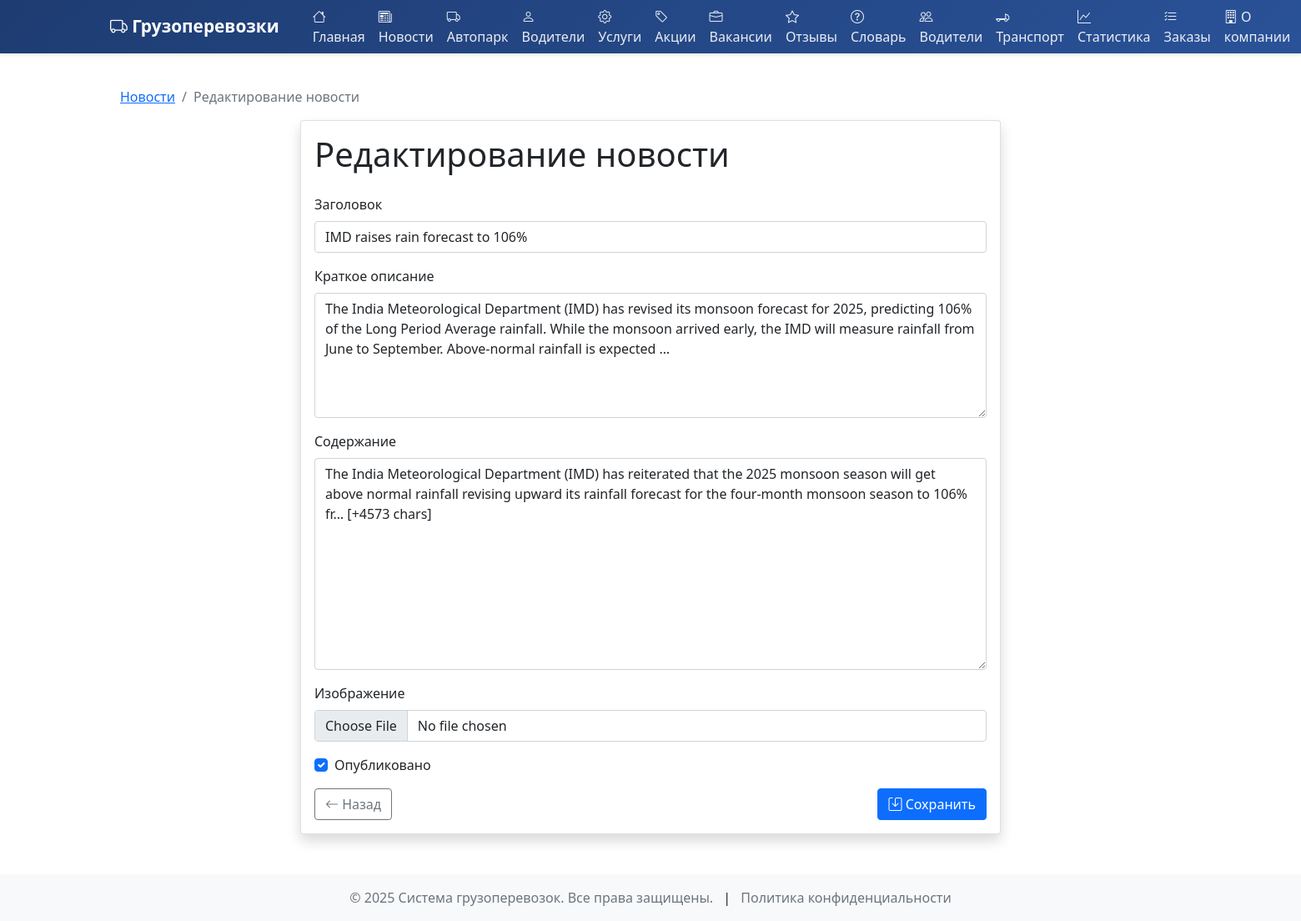
Page /news/10/update/ (signed in) on the committed database.
### core/models.py (models this page shows, shortened)
class News(models.Model):
    title = models.CharField('Заголовок', max_length=200)
    description = models.TextField('Краткое описание', default='')
    content = models.TextField('Содержание', default='')
    image = models.ImageField('Изображение', upload_to='news/', blank=True, null=True)
    created_at = models.DateTimeField('Создано', auto_now_add=True)
    is_published = models.BooleanField('Опубликовано', default=True)
    class Meta:
        verbose_name = 'Новость'
        verbose_name_plural = 'Новости'
        ordering = ['-created_at']

### core/views.py (the view, shortened to what this page needs)
# urls.py: path('news/<int:pk>/update/', views.NewsUpdateView.as_view(), name='news-update'),
class NewsUpdateView(LoginRequiredMixin, UserPassesTestMixin, UpdateView):
    model = News
    form_class = NewsForm
    template_name = 'core/news_form.html'
    success_url = reverse_lazy('news-list')
    def test_func(self):
        return self.request.user.is_superuser

### core/forms.py
class NewsForm(forms.ModelForm):
    class Meta:
        model = News
        fields = ['title', 'description', 'content', 'image', 'is_published']
        widgets = {
            'title': forms.TextInput(attrs={'class': 'form-control'}),
            'description': forms.Textarea(attrs={'class': 'form-control', 'rows': 3}),
            'content': forms.Textarea(attrs={'class': 'form-control', 'rows': 10}),
            'image': forms.FileInput(attrs={'class': 'form-control'}),
            'is_published': forms.CheckboxInput(attrs={'class': 'form-check-input'}),
        }

### core/templates/core/news_form.html (shortened to what this page needs)
{% extends 'core/base.html' %}
{% block content %}
<div class="container mt-4">
    <nav aria-label="breadcrumb">
        <ol class="breadcrumb">
            <li class="breadcrumb-item"><a href="{% url 'news-list' %}">Новости</a></li>
            <li class="breadcrumb-item active" aria-current="page">
                {% if form.instance.pk %}
                Редактирование новости
                {% else %}
                Создание новости
                {% endif %}
            </li>
        </ol>
    </nav>
    <div class="row justify-content-center">
        <div class="col-md-8">
            <div class="card shadow">
                <div class="card-body">
                    <h1 class="card-title mb-4">
                        {% if form.instance.pk %}
                        Редактирование новости
                        {% else %}
                        Создание новости
                        {% endif %}
                    </h1>
                    <form method="post" enctype="multipart/form-data" class="news-form">
                        <div class="mb-3">
                            <label for="{{ form.title.id_for_label }}" class="form-label">{{ form.title.label }}</label>
                            {{ form.title }}
                        </div>
                        <div class="mb-3">
                            <label for="{{ form.description.id_for_label }}" class="form-label">{{ form.description.label }}</label>
                            {{ form.description }}
                        </div>
                        <div class="mb-3">
                            <label for="{{ form.content.id_for_label }}" class="form-label">{{ form.content.label }}</label>
                            {{ form.content }}
                        </div>
                        <div class="mb-3">
                            <label for="{{ form.image.id_for_label }}" class="form-label">{{ form.image.label }}</label>
                            {{ form.image }}
                        </div>
                        <div class="mb-3">
                            <div class="form-check">
                                {{ form.is_published }}
                                <label class="form-check-label" for="{{ form.is_published.id_for_label }}">
                                    {{ form.is_published.label }}
                                </label>
                            </div>
                        </div>
                        <div class="d-flex justify-content-between">
                            <a href="{% url 'news-list' %}" class="btn btn-outline-secondary">
                                <i class="bi bi-arrow-left"></i> Назад
                            </a>
                            <button type="submit" class="btn btn-primary">
                                <i class="bi bi-save"></i> Сохранить
                            </button>
                        </div>
                    </form>
                </div>
            </div>
        </div>
    </div>
</div>
{% endblock %}

### core/templates/core/base.html (style rules this page uses)
body { min-height: 100vh; display: flex; flex-direction: column; }

### core/templates/core/news_form.html (style rules this page uses)
.news-form textarea { min-height: 150px; }
.news-form input[type="text"], .news-form textarea { width: 100%; padding: 0.375rem 0.75rem; font-size: 1rem; font-weight: 400; line-height: 1.5; color: #212529; background-color: #fff; background-clip: padding-box; border: 1px solid #ced4da; border-radius: 0.25rem; transition: border-color .15s ease-in-out,box-shadow .15s ease-in-out; }

### rows in the picture
News: title "IMD raises rain forecast to 106%", description "The India Meteorological Department (IMD) has revised its monsoon forecast for 2025, predicting 106% of the Long Period Average rainfall. While the monsoon arrived early, the IMD will measure rainfall from June to September. Above-normal rainfall is expected …", content "The India Meteorological Department (IMD) has reiterated that the 2025 monsoon season will get above normal rainfall revising upward its rainfall forecast for the four-month monsoon season to 106% fr… [+4573 chars]", is_published "☑"
